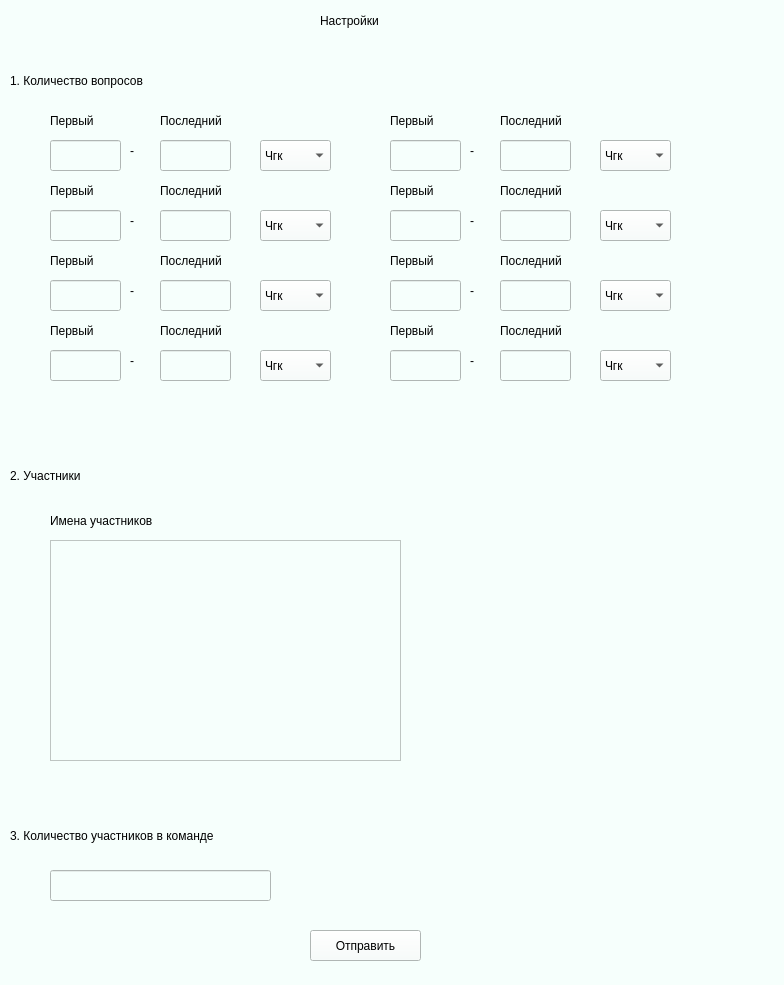
<?xml version="1.0" encoding="UTF-8"?>
<ui version="4.0">
 <class>MainWindow</class>
 <widget class="QMainWindow" name="MainWindow">
  <property name="geometry">
   <rect>
    <x>0</x>
    <y>0</y>
    <width>784</width>
    <height>985</height>
   </rect>
  </property>
  <property name="windowTitle">
   <string>MainWindow</string>
  </property>
  <property name="styleSheet">
   <string notr="true">background-color: rgb(246, 255, 252);
</string>
  </property>
  <widget class="QWidget" name="centralwidget">
   <widget class="QLabel" name="label">
    <property name="geometry">
     <rect>
      <x>320</x>
      <y>-10</y>
      <width>231</width>
      <height>61</height>
     </rect>
    </property>
    <property name="styleSheet">
     <string notr="true">font: 28pt &quot;MS Shell Dlg 2&quot;;</string>
    </property>
    <property name="text">
     <string>Настройки</string>
    </property>
   </widget>
   <widget class="QLabel" name="label_2">
    <property name="geometry">
     <rect>
      <x>10</x>
      <y>60</y>
      <width>671</width>
      <height>41</height>
     </rect>
    </property>
    <property name="styleSheet">
     <string notr="true">font: 20pt &quot;MS Shell Dlg 2&quot;;</string>
    </property>
    <property name="text">
     <string>1. Количество вопросов</string>
    </property>
   </widget>
   <widget class="QLineEdit" name="lineEdit">
    <property name="geometry">
     <rect>
      <x>50</x>
      <y>140</y>
      <width>71</width>
      <height>31</height>
     </rect>
    </property>
    <property name="styleSheet">
     <string notr="true">border-color: rgb(246, 255, 252);</string>
    </property>
   </widget>
   <widget class="QLineEdit" name="lineEdit_2">
    <property name="geometry">
     <rect>
      <x>160</x>
      <y>140</y>
      <width>71</width>
      <height>31</height>
     </rect>
    </property>
   </widget>
   <widget class="QLabel" name="label_3">
    <property name="geometry">
     <rect>
      <x>130</x>
      <y>140</y>
      <width>21</width>
      <height>21</height>
     </rect>
    </property>
    <property name="styleSheet">
     <string notr="true">font: 24pt &quot;MS Shell Dlg 2&quot;;</string>
    </property>
    <property name="text">
     <string>-</string>
    </property>
   </widget>
   <widget class="QLabel" name="label_4">
    <property name="geometry">
     <rect>
      <x>50</x>
      <y>110</y>
      <width>71</width>
      <height>21</height>
     </rect>
    </property>
    <property name="styleSheet">
     <string notr="true">font: 12pt &quot;MS Shell Dlg 2&quot;;
font: 10pt &quot;MS Shell Dlg 2&quot;;</string>
    </property>
    <property name="text">
     <string>Первый</string>
    </property>
   </widget>
   <widget class="QLabel" name="label_5">
    <property name="geometry">
     <rect>
      <x>160</x>
      <y>110</y>
      <width>91</width>
      <height>21</height>
     </rect>
    </property>
    <property name="styleSheet">
     <string notr="true">font: 10pt &quot;MS Shell Dlg 2&quot;;</string>
    </property>
    <property name="text">
     <string>Последний</string>
    </property>
   </widget>
   <widget class="QComboBox" name="comboBox">
    <property name="geometry">
     <rect>
      <x>260</x>
      <y>140</y>
      <width>71</width>
      <height>31</height>
     </rect>
    </property>
    <item>
     <property name="text">
      <string>Чгк</string>
     </property>
    </item>
    <item>
     <property name="text">
      <string>Квиз</string>
     </property>
    </item>
   </widget>
   <widget class="QLabel" name="label_6">
    <property name="geometry">
     <rect>
      <x>160</x>
      <y>180</y>
      <width>91</width>
      <height>21</height>
     </rect>
    </property>
    <property name="styleSheet">
     <string notr="true">font: 10pt &quot;MS Shell Dlg 2&quot;;</string>
    </property>
    <property name="text">
     <string>Последний</string>
    </property>
   </widget>
   <widget class="QLineEdit" name="lineEdit_3">
    <property name="geometry">
     <rect>
      <x>160</x>
      <y>210</y>
      <width>71</width>
      <height>31</height>
     </rect>
    </property>
   </widget>
   <widget class="QComboBox" name="comboBox_2">
    <property name="geometry">
     <rect>
      <x>260</x>
      <y>210</y>
      <width>71</width>
      <height>31</height>
     </rect>
    </property>
    <item>
     <property name="text">
      <string>Чгк</string>
     </property>
    </item>
    <item>
     <property name="text">
      <string>Квиз</string>
     </property>
    </item>
   </widget>
   <widget class="QLabel" name="label_7">
    <property name="geometry">
     <rect>
      <x>50</x>
      <y>180</y>
      <width>71</width>
      <height>21</height>
     </rect>
    </property>
    <property name="styleSheet">
     <string notr="true">font: 12pt &quot;MS Shell Dlg 2&quot;;
font: 10pt &quot;MS Shell Dlg 2&quot;;</string>
    </property>
    <property name="text">
     <string>Первый</string>
    </property>
   </widget>
   <widget class="QLineEdit" name="lineEdit_4">
    <property name="geometry">
     <rect>
      <x>50</x>
      <y>210</y>
      <width>71</width>
      <height>31</height>
     </rect>
    </property>
    <property name="styleSheet">
     <string notr="true">border-color: rgb(246, 255, 252);</string>
    </property>
   </widget>
   <widget class="QLabel" name="label_8">
    <property name="geometry">
     <rect>
      <x>130</x>
      <y>210</y>
      <width>21</width>
      <height>21</height>
     </rect>
    </property>
    <property name="styleSheet">
     <string notr="true">font: 24pt &quot;MS Shell Dlg 2&quot;;</string>
    </property>
    <property name="text">
     <string>-</string>
    </property>
   </widget>
   <widget class="QLabel" name="label_9">
    <property name="geometry">
     <rect>
      <x>160</x>
      <y>250</y>
      <width>91</width>
      <height>21</height>
     </rect>
    </property>
    <property name="styleSheet">
     <string notr="true">font: 10pt &quot;MS Shell Dlg 2&quot;;</string>
    </property>
    <property name="text">
     <string>Последний</string>
    </property>
   </widget>
   <widget class="QLineEdit" name="lineEdit_5">
    <property name="geometry">
     <rect>
      <x>160</x>
      <y>280</y>
      <width>71</width>
      <height>31</height>
     </rect>
    </property>
   </widget>
   <widget class="QComboBox" name="comboBox_3">
    <property name="geometry">
     <rect>
      <x>260</x>
      <y>280</y>
      <width>71</width>
      <height>31</height>
     </rect>
    </property>
    <item>
     <property name="text">
      <string>Чгк</string>
     </property>
    </item>
    <item>
     <property name="text">
      <string>Квиз</string>
     </property>
    </item>
   </widget>
   <widget class="QLabel" name="label_10">
    <property name="geometry">
     <rect>
      <x>50</x>
      <y>250</y>
      <width>71</width>
      <height>21</height>
     </rect>
    </property>
    <property name="styleSheet">
     <string notr="true">font: 12pt &quot;MS Shell Dlg 2&quot;;
font: 10pt &quot;MS Shell Dlg 2&quot;;</string>
    </property>
    <property name="text">
     <string>Первый</string>
    </property>
   </widget>
   <widget class="QLineEdit" name="lineEdit_6">
    <property name="geometry">
     <rect>
      <x>50</x>
      <y>280</y>
      <width>71</width>
      <height>31</height>
     </rect>
    </property>
    <property name="styleSheet">
     <string notr="true">border-color: rgb(246, 255, 252);</string>
    </property>
   </widget>
   <widget class="QLabel" name="label_11">
    <property name="geometry">
     <rect>
      <x>130</x>
      <y>280</y>
      <width>21</width>
      <height>21</height>
     </rect>
    </property>
    <property name="styleSheet">
     <string notr="true">font: 24pt &quot;MS Shell Dlg 2&quot;;</string>
    </property>
    <property name="text">
     <string>-</string>
    </property>
   </widget>
   <widget class="QLabel" name="label_12">
    <property name="geometry">
     <rect>
      <x>160</x>
      <y>320</y>
      <width>91</width>
      <height>21</height>
     </rect>
    </property>
    <property name="styleSheet">
     <string notr="true">font: 10pt &quot;MS Shell Dlg 2&quot;;</string>
    </property>
    <property name="text">
     <string>Последний</string>
    </property>
   </widget>
   <widget class="QLineEdit" name="lineEdit_7">
    <property name="geometry">
     <rect>
      <x>160</x>
      <y>350</y>
      <width>71</width>
      <height>31</height>
     </rect>
    </property>
   </widget>
   <widget class="QComboBox" name="comboBox_4">
    <property name="geometry">
     <rect>
      <x>260</x>
      <y>350</y>
      <width>71</width>
      <height>31</height>
     </rect>
    </property>
    <item>
     <property name="text">
      <string>Чгк</string>
     </property>
    </item>
    <item>
     <property name="text">
      <string>Квиз</string>
     </property>
    </item>
   </widget>
   <widget class="QLabel" name="label_13">
    <property name="geometry">
     <rect>
      <x>50</x>
      <y>320</y>
      <width>71</width>
      <height>21</height>
     </rect>
    </property>
    <property name="styleSheet">
     <string notr="true">font: 12pt &quot;MS Shell Dlg 2&quot;;
font: 10pt &quot;MS Shell Dlg 2&quot;;</string>
    </property>
    <property name="text">
     <string>Первый</string>
    </property>
   </widget>
   <widget class="QLineEdit" name="lineEdit_8">
    <property name="geometry">
     <rect>
      <x>50</x>
      <y>350</y>
      <width>71</width>
      <height>31</height>
     </rect>
    </property>
    <property name="styleSheet">
     <string notr="true">border-color: rgb(246, 255, 252);</string>
    </property>
   </widget>
   <widget class="QLabel" name="label_14">
    <property name="geometry">
     <rect>
      <x>130</x>
      <y>350</y>
      <width>21</width>
      <height>21</height>
     </rect>
    </property>
    <property name="styleSheet">
     <string notr="true">font: 24pt &quot;MS Shell Dlg 2&quot;;</string>
    </property>
    <property name="text">
     <string>-</string>
    </property>
   </widget>
   <widget class="QLabel" name="label_15">
    <property name="geometry">
     <rect>
      <x>500</x>
      <y>110</y>
      <width>91</width>
      <height>21</height>
     </rect>
    </property>
    <property name="styleSheet">
     <string notr="true">font: 10pt &quot;MS Shell Dlg 2&quot;;</string>
    </property>
    <property name="text">
     <string>Последний</string>
    </property>
   </widget>
   <widget class="QLabel" name="label_16">
    <property name="geometry">
     <rect>
      <x>390</x>
      <y>110</y>
      <width>71</width>
      <height>21</height>
     </rect>
    </property>
    <property name="styleSheet">
     <string notr="true">font: 12pt &quot;MS Shell Dlg 2&quot;;
font: 10pt &quot;MS Shell Dlg 2&quot;;</string>
    </property>
    <property name="text">
     <string>Первый</string>
    </property>
   </widget>
   <widget class="QLabel" name="label_17">
    <property name="geometry">
     <rect>
      <x>470</x>
      <y>140</y>
      <width>21</width>
      <height>21</height>
     </rect>
    </property>
    <property name="styleSheet">
     <string notr="true">font: 24pt &quot;MS Shell Dlg 2&quot;;</string>
    </property>
    <property name="text">
     <string>-</string>
    </property>
   </widget>
   <widget class="QComboBox" name="comboBox_5">
    <property name="geometry">
     <rect>
      <x>600</x>
      <y>140</y>
      <width>71</width>
      <height>31</height>
     </rect>
    </property>
    <item>
     <property name="text">
      <string>Чгк</string>
     </property>
    </item>
    <item>
     <property name="text">
      <string>Квиз</string>
     </property>
    </item>
   </widget>
   <widget class="QLineEdit" name="lineEdit_9">
    <property name="geometry">
     <rect>
      <x>390</x>
      <y>140</y>
      <width>71</width>
      <height>31</height>
     </rect>
    </property>
    <property name="styleSheet">
     <string notr="true">border-color: rgb(246, 255, 252);</string>
    </property>
   </widget>
   <widget class="QLineEdit" name="lineEdit_10">
    <property name="geometry">
     <rect>
      <x>500</x>
      <y>140</y>
      <width>71</width>
      <height>31</height>
     </rect>
    </property>
   </widget>
   <widget class="QLabel" name="label_18">
    <property name="geometry">
     <rect>
      <x>500</x>
      <y>180</y>
      <width>91</width>
      <height>21</height>
     </rect>
    </property>
    <property name="styleSheet">
     <string notr="true">font: 10pt &quot;MS Shell Dlg 2&quot;;</string>
    </property>
    <property name="text">
     <string>Последний</string>
    </property>
   </widget>
   <widget class="QLabel" name="label_19">
    <property name="geometry">
     <rect>
      <x>390</x>
      <y>180</y>
      <width>71</width>
      <height>21</height>
     </rect>
    </property>
    <property name="styleSheet">
     <string notr="true">font: 12pt &quot;MS Shell Dlg 2&quot;;
font: 10pt &quot;MS Shell Dlg 2&quot;;</string>
    </property>
    <property name="text">
     <string>Первый</string>
    </property>
   </widget>
   <widget class="QLabel" name="label_20">
    <property name="geometry">
     <rect>
      <x>470</x>
      <y>210</y>
      <width>21</width>
      <height>21</height>
     </rect>
    </property>
    <property name="styleSheet">
     <string notr="true">font: 24pt &quot;MS Shell Dlg 2&quot;;</string>
    </property>
    <property name="text">
     <string>-</string>
    </property>
   </widget>
   <widget class="QComboBox" name="comboBox_6">
    <property name="geometry">
     <rect>
      <x>600</x>
      <y>210</y>
      <width>71</width>
      <height>31</height>
     </rect>
    </property>
    <item>
     <property name="text">
      <string>Чгк</string>
     </property>
    </item>
    <item>
     <property name="text">
      <string>Квиз</string>
     </property>
    </item>
   </widget>
   <widget class="QLineEdit" name="lineEdit_11">
    <property name="geometry">
     <rect>
      <x>390</x>
      <y>210</y>
      <width>71</width>
      <height>31</height>
     </rect>
    </property>
    <property name="styleSheet">
     <string notr="true">border-color: rgb(246, 255, 252);</string>
    </property>
   </widget>
   <widget class="QLineEdit" name="lineEdit_12">
    <property name="geometry">
     <rect>
      <x>500</x>
      <y>210</y>
      <width>71</width>
      <height>31</height>
     </rect>
    </property>
   </widget>
   <widget class="QLabel" name="label_21">
    <property name="geometry">
     <rect>
      <x>500</x>
      <y>250</y>
      <width>91</width>
      <height>21</height>
     </rect>
    </property>
    <property name="styleSheet">
     <string notr="true">font: 10pt &quot;MS Shell Dlg 2&quot;;</string>
    </property>
    <property name="text">
     <string>Последний</string>
    </property>
   </widget>
   <widget class="QLabel" name="label_22">
    <property name="geometry">
     <rect>
      <x>390</x>
      <y>250</y>
      <width>71</width>
      <height>21</height>
     </rect>
    </property>
    <property name="styleSheet">
     <string notr="true">font: 12pt &quot;MS Shell Dlg 2&quot;;
font: 10pt &quot;MS Shell Dlg 2&quot;;</string>
    </property>
    <property name="text">
     <string>Первый</string>
    </property>
   </widget>
   <widget class="QLabel" name="label_23">
    <property name="geometry">
     <rect>
      <x>470</x>
      <y>280</y>
      <width>21</width>
      <height>21</height>
     </rect>
    </property>
    <property name="styleSheet">
     <string notr="true">font: 24pt &quot;MS Shell Dlg 2&quot;;</string>
    </property>
    <property name="text">
     <string>-</string>
    </property>
   </widget>
   <widget class="QComboBox" name="comboBox_7">
    <property name="geometry">
     <rect>
      <x>600</x>
      <y>280</y>
      <width>71</width>
      <height>31</height>
     </rect>
    </property>
    <item>
     <property name="text">
      <string>Чгк</string>
     </property>
    </item>
    <item>
     <property name="text">
      <string>Квиз</string>
     </property>
    </item>
   </widget>
   <widget class="QLineEdit" name="lineEdit_13">
    <property name="geometry">
     <rect>
      <x>390</x>
      <y>280</y>
      <width>71</width>
      <height>31</height>
     </rect>
    </property>
    <property name="styleSheet">
     <string notr="true">border-color: rgb(246, 255, 252);</string>
    </property>
   </widget>
   <widget class="QLineEdit" name="lineEdit_14">
    <property name="geometry">
     <rect>
      <x>500</x>
      <y>280</y>
      <width>71</width>
      <height>31</height>
     </rect>
    </property>
   </widget>
   <widget class="QLabel" name="label_24">
    <property name="geometry">
     <rect>
      <x>500</x>
      <y>320</y>
      <width>91</width>
      <height>21</height>
     </rect>
    </property>
    <property name="styleSheet">
     <string notr="true">font: 10pt &quot;MS Shell Dlg 2&quot;;</string>
    </property>
    <property name="text">
     <string>Последний</string>
    </property>
   </widget>
   <widget class="QLabel" name="label_25">
    <property name="geometry">
     <rect>
      <x>390</x>
      <y>320</y>
      <width>71</width>
      <height>21</height>
     </rect>
    </property>
    <property name="styleSheet">
     <string notr="true">font: 12pt &quot;MS Shell Dlg 2&quot;;
font: 10pt &quot;MS Shell Dlg 2&quot;;</string>
    </property>
    <property name="text">
     <string>Первый</string>
    </property>
   </widget>
   <widget class="QLabel" name="label_26">
    <property name="geometry">
     <rect>
      <x>470</x>
      <y>350</y>
      <width>21</width>
      <height>21</height>
     </rect>
    </property>
    <property name="styleSheet">
     <string notr="true">font: 24pt &quot;MS Shell Dlg 2&quot;;</string>
    </property>
    <property name="text">
     <string>-</string>
    </property>
   </widget>
   <widget class="QComboBox" name="comboBox_8">
    <property name="geometry">
     <rect>
      <x>600</x>
      <y>350</y>
      <width>71</width>
      <height>31</height>
     </rect>
    </property>
    <item>
     <property name="text">
      <string>Чгк</string>
     </property>
    </item>
    <item>
     <property name="text">
      <string>Квиз</string>
     </property>
    </item>
   </widget>
   <widget class="QLineEdit" name="lineEdit_15">
    <property name="geometry">
     <rect>
      <x>390</x>
      <y>350</y>
      <width>71</width>
      <height>31</height>
     </rect>
    </property>
    <property name="styleSheet">
     <string notr="true">border-color: rgb(246, 255, 252);</string>
    </property>
   </widget>
   <widget class="QLineEdit" name="lineEdit_16">
    <property name="geometry">
     <rect>
      <x>500</x>
      <y>350</y>
      <width>71</width>
      <height>31</height>
     </rect>
    </property>
   </widget>
   <widget class="QLabel" name="label_27">
    <property name="geometry">
     <rect>
      <x>10</x>
      <y>460</y>
      <width>551</width>
      <height>31</height>
     </rect>
    </property>
    <property name="styleSheet">
     <string notr="true">font: 20pt &quot;MS Shell Dlg 2&quot;;</string>
    </property>
    <property name="text">
     <string>2. Участники</string>
    </property>
   </widget>
   <widget class="QLabel" name="label_28">
    <property name="geometry">
     <rect>
      <x>50</x>
      <y>510</y>
      <width>171</width>
      <height>21</height>
     </rect>
    </property>
    <property name="styleSheet">
     <string notr="true">font: 10pt &quot;MS Shell Dlg 2&quot;;</string>
    </property>
    <property name="text">
     <string>Имена участников</string>
    </property>
   </widget>
   <widget class="QLabel" name="label_29">
    <property name="geometry">
     <rect>
      <x>10</x>
      <y>820</y>
      <width>621</width>
      <height>31</height>
     </rect>
    </property>
    <property name="styleSheet">
     <string notr="true">font: 20pt &quot;MS Shell Dlg 2&quot;;</string>
    </property>
    <property name="text">
     <string>3. Количество участников в команде</string>
    </property>
   </widget>
   <widget class="QLineEdit" name="lineEdit_18">
    <property name="geometry">
     <rect>
      <x>50</x>
      <y>870</y>
      <width>221</width>
      <height>31</height>
     </rect>
    </property>
   </widget>
   <widget class="QPushButton" name="pushButton_2">
    <property name="geometry">
     <rect>
      <x>310</x>
      <y>930</y>
      <width>111</width>
      <height>31</height>
     </rect>
    </property>
    <property name="text">
     <string>Отправить</string>
    </property>
   </widget>
   <widget class="QTextEdit" name="textEdit">
    <property name="geometry">
     <rect>
      <x>50</x>
      <y>540</y>
      <width>351</width>
      <height>221</height>
     </rect>
    </property>
   </widget>
  </widget>
  <widget class="QStatusBar" name="statusbar"/>
 </widget>
 <resources/>
 <connections/>
</ui>
